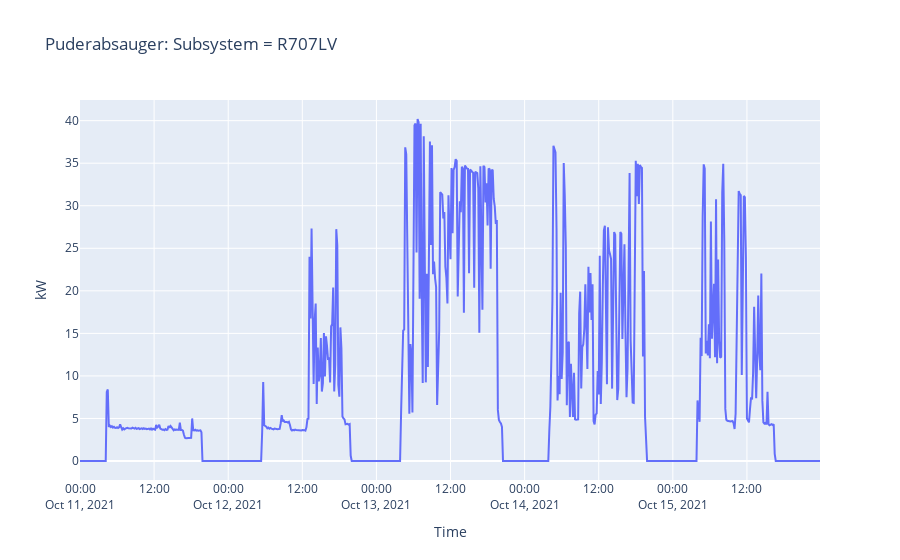

Notebook code cell kept with this figure:
### Code cell
px.line(
    x=df.index, y=df.kw, 
    title='Puderabsauger: Subsystem = R707LV',
    labels={
        'x': 'Time',
        'y': 'kW'
    },
    markers=False)

### Figure 1 — Plotly figure (JSON) as saved in the notebook; plotly's stock layout.template omitted (floating-point values rounded to 4 significant figures; data arrays with more than 128 entries replaced by an {"elided": "..."} marker saying what was removed)
{"data": [{"hovertemplate": "Time=%{x}<br>kW=%{y}<extra></extra>", "legendgroup": "", "line": {"color": "#636efa", "dash": "solid"}, "marker": {"symbol": "circle"}, "mode": "lines", "name": "", "orientation": "v", "showlegend": false, "type": "scatter", "x": {"elided": "720 str values"}, "xaxis": "x", "y": {"elided": "720 float values"}, "yaxis": "y"}], "layout": {"legend": {"tracegroupgap": 0}, "title": {"text": "Puderabsauger: Subsystem = R707LV"}, "xaxis": {"anchor": "y", "domain": [0, 1], "title": {"text": "Time"}}, "yaxis": {"anchor": "x", "domain": [0, 1], "title": {"text": "kW"}}}}
